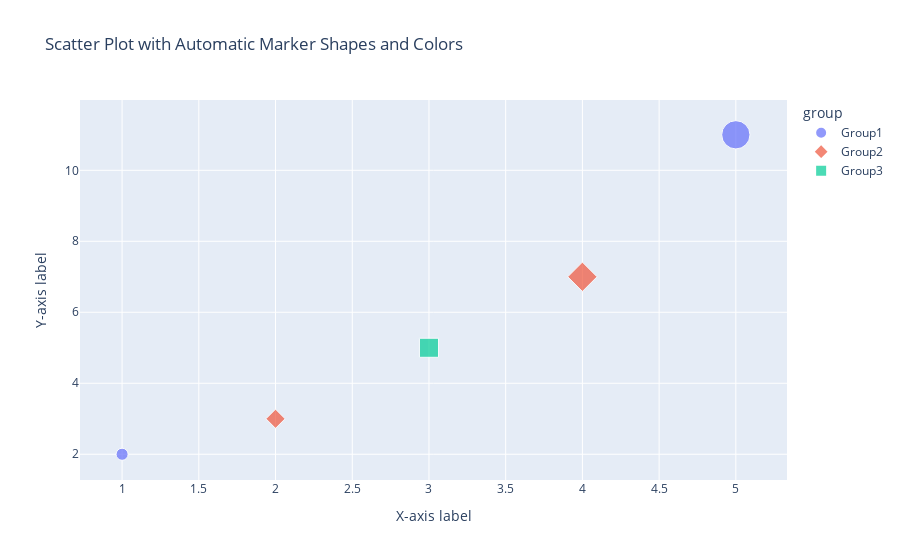

Notebook source saved alongside this figure:
### Code cell
import plotly.express as px
import pandas as pd

# Sample data
data = {
    'X': [1, 2, 3, 4, 5],
    'Y1': [2, 3, 5, 7, 11],
    'Y2': [1, 4, 9, 16, 25],
    'Y3': [0, 1, 0, 1, 0],
    'group': ['Group1', 'Group2', 'Group3', 'Group2', 'Group1']
}

# Create a DataFrame from the data
df = pd.DataFrame(data)

# Create a scatter plot with automatic marker shapes and colors
fig = px.scatter(df, x='X', y='Y1', color='group', symbol='group', size='Y1',
                 title='Scatter Plot with Automatic Marker Shapes and Colors',
                 labels={'Y1': 'Y-axis label', 'X': 'X-axis label'},
                 hover_data=['X', 'Y1', 'group'])

# Show the plot
fig.show()

### Figure 1 — Plotly figure (JSON) as saved in the notebook; plotly's stock layout.template omitted (floating-point values rounded to 4 significant figures)
{"data": [{"customdata": [["Group1"], ["Group1"]], "hovertemplate": "group=%{customdata[0]}<br>X-axis label=%{x}<br>Y-axis label=%{marker.size}<extra></extra>", "legendgroup": "Group1", "marker": {"color": "#636efa", "size": [2, 11], "sizemode": "area", "sizeref": 0.0275, "symbol": "circle"}, "mode": "markers", "name": "Group1", "orientation": "v", "showlegend": true, "x": [1, 5], "xaxis": "x", "y": [2, 11], "yaxis": "y", "type": "scatter"}, {"customdata": [["Group2"], ["Group2"]], "hovertemplate": "group=%{customdata[0]}<br>X-axis label=%{x}<br>Y-axis label=%{marker.size}<extra></extra>", "legendgroup": "Group2", "marker": {"color": "#EF553B", "size": [3, 7], "sizemode": "area", "sizeref": 0.0275, "symbol": "diamond"}, "mode": "markers", "name": "Group2", "orientation": "v", "showlegend": true, "x": [2, 4], "xaxis": "x", "y": [3, 7], "yaxis": "y", "type": "scatter"}, {"customdata": [["Group3"]], "hovertemplate": "group=%{customdata[0]}<br>X-axis label=%{x}<br>Y-axis label=%{marker.size}<extra></extra>", "legendgroup": "Group3", "marker": {"color": "#00cc96", "size": [5], "sizemode": "area", "sizeref": 0.0275, "symbol": "square"}, "mode": "markers", "name": "Group3", "orientation": "v", "showlegend": true, "x": [3], "xaxis": "x", "y": [5], "yaxis": "y", "type": "scatter"}], "layout": {"xaxis": {"anchor": "y", "domain": [0.0, 1.0], "title": {"text": "X-axis label"}}, "yaxis": {"anchor": "x", "domain": [0.0, 1.0], "title": {"text": "Y-axis label"}}, "legend": {"title": {"text": "group"}, "tracegroupgap": 0, "itemsizing": "constant"}, "title": {"text": "Scatter Plot with Automatic Marker Shapes and Colors"}}}
